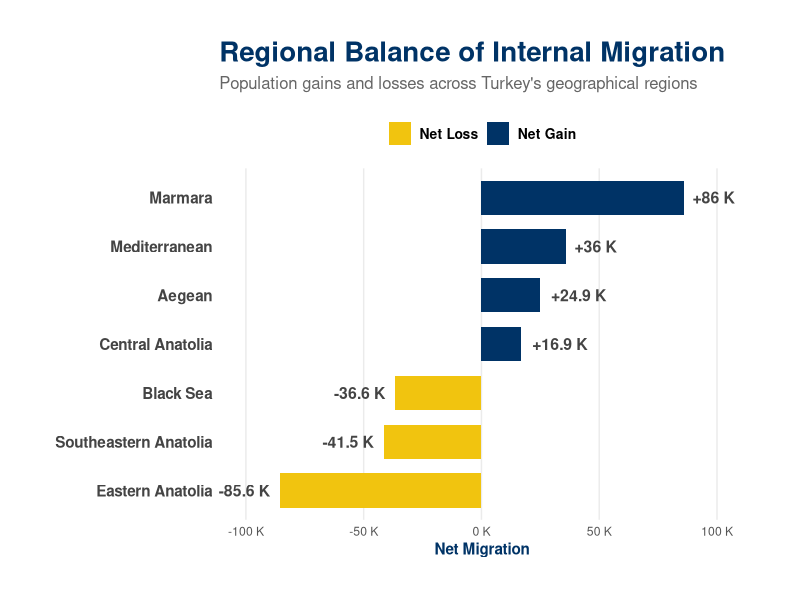
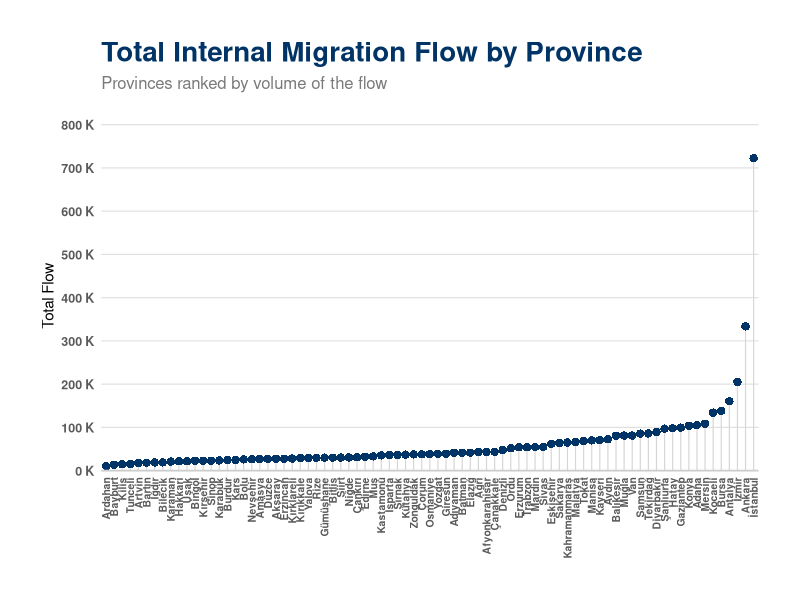

Generate these figures, in order, with R: (Note: this script raises an error after producing the figures.)
## ---- chunk 1
#| echo: FALSE
#| warning: FALSE
#| message: FALSE

library(tidyverse)
library(readr)

final_data_clean <- read_csv(
  "final_data_clean.csv",
  locale = locale(encoding = "UTF-8"),
  show_col_types = FALSE
)
## ---- chunk 2
#| echo: FALSE
#| warning: FALSE
#| message: FALSE
#| fig-width: 11
#| fig-height: 7
#| out-width: 100%

library(dplyr)
library(ggplot2)
library(stringi)
library(scales)

options(scipen = 999)

marmara <- c("istanbul","edirne","kirklareli","tekirdag","canakkale",
             "kocaeli","yalova","sakarya","bilecik","bursa","balikesir")

ege <- c("izmir","manisa","aydin","denizli","mugla",
         "afyonkarahisar","kutahya","usak")

akdeniz <- c("antalya","isparta","burdur","adana",
              "mersin","hatay","osmaniye","kahramanmaras")

ic_anadolu <- c("ankara","konya","karaman","aksaray","nigde",
                 "nevsehir","kirsehir","kirikkale","yozgat",
                 "kayseri","sivas","cankiri","eskisehir")

karadeniz <- c("artvin","rize","bayburt","trabzon","gumushane",
                "giresun","ordu","tokat","amasya","samsun",
                "sinop","corum","kastamonu","bartin",
                "karabuk","zonguldak","duzce","bolu")

dogu_anadolu <- c("erzurum","erzincan","kars","tunceli",
                   "bingol","elazig","malatya","hakkari",
                   "van","bitlis","mus","agri","igdir","ardahan")

guneydogu <- c("gaziantep","kilis","adiyaman","sanliurfa",
                "diyarbakir","mardin","batman","siirt","sirnak")

regional_data <- final_data_clean %>%
  
  mutate(
    city = stri_trans_general(il, "Latin-ASCII"),
    city = tolower(city)
  ) %>%
  
  mutate(
    region = case_when(
      city %in% marmara ~ "Marmara",
      city %in% ege ~ "Aegean",
      city %in% akdeniz ~ "Mediterranean",
      city %in% ic_anadolu ~ "Central Anatolia",
      city %in% karadeniz ~ "Black Sea",
      city %in% dogu_anadolu ~ "Eastern Anatolia",
      city %in% guneydogu ~ "Southeastern Anatolia",
      TRUE ~ "Other"
    )
  ) %>%
  
  filter(region != "Other") %>%
  
  group_by(region) %>%
  
  summarise(
    incoming = sum(gelen_sayi, na.rm = TRUE),
    outgoing = sum(giden_sayi, na.rm = TRUE),
    net_migration = incoming - outgoing,
    .groups = "drop"
  ) %>%
  
  arrange(desc(net_migration))

ggplot(
  regional_data,
  aes(
    x = reorder(region, net_migration),
    y = net_migration,
    fill = net_migration > 0
  )
) +
  
  geom_col(width = 0.7) +
  
  coord_flip() +
  
  geom_text(
    aes(
      label = paste0(
        ifelse(net_migration > 0, "+", ""),
        round(net_migration / 1000, 1),
        " K"
      )
    ),
    
    hjust = ifelse(regional_data$net_migration > 0, -0.2, 1.2),
    
    size = 4,
    
    fontface = "bold",
    
    color = "#444444"
  ) +
  
  scale_fill_manual(
    values = c(
      "TRUE" = "#003366",
      "FALSE" = "#f1c40f"
    ),
    
    labels = c(
      "FALSE" = "Net Loss",
      "TRUE" = "Net Gain"
    ),
    
    name = NULL
  ) +
  
  scale_y_continuous(
    labels = label_number(
      suffix = " K",
      scale = 1e-3
    ),
    
    expand = expansion(mult = c(0.15, 0.15))
  ) +
  
  labs(
    title = "Regional Balance of Internal Migration",
    
    subtitle = "Population gains and losses across Turkey's geographical regions",
    
    x = NULL,
    
    y = "Net Migration"
  ) +
  
  theme_minimal(base_family = "sans") +
  
  theme(
    
    plot.title = element_text(
      face = "bold",
      size = 20,
      color = "#003366"
    ),
    
    plot.subtitle = element_text(
      size = 12,
      color = "#666666",
      margin = margin(b = 15)
    ),
    
    axis.text.y = element_text(
      size = 11,
      face = "bold",
      color = "#444444"
    ),
    
    axis.text.x = element_text(
      color = "#555555"
    ),
    
    axis.title = element_text(
      face = "bold",
      color = "#003366"
    ),
    
    panel.grid.major.y = element_blank(),
    
    panel.grid.minor = element_blank(),
    
    legend.position = "top",
    
    legend.text = element_text(
      size = 10,
      face = "bold"
    ),
    
    plot.margin = margin(
      30,
      40,
      30,
      40
    )
  )
## ---- chunk 3
#| echo: TRUE
install.packages(c("dplyr", "ggplot2", "scales"))

library(dplyr)
library(ggplot2)
library(scales)

options(scipen = 999)

il_akis_sirali <- final_data_clean %>%
  group_by(il) %>%
  summarise(
    total_flow = sum(gelen_sayi, na.rm = TRUE) + sum(giden_sayi, na.rm = TRUE)
  ) %>%
  ungroup() %>%
  arrange(total_flow)

ggplot(il_akis_sirali, aes(x = reorder(il, total_flow), y = total_flow)) +
  geom_segment(aes(x = reorder(il, total_flow), xend = il, y = 0, yend = total_flow), 
               color = "#d6d6d6", size = 0.4) +
  geom_point(color = "#003366", 
             size = 2.5, 
             shape = 16, 
             alpha = 1) +
  scale_y_continuous(
    labels = label_number(suffix = " K", scale = 1e-3),
    breaks = seq(0, max(il_akis_sirali$total_flow) + 100000, by = 100000),
    expand = expansion(mult = c(0, 0.12))
  ) +
  theme_minimal(base_family = "sans") +
  labs(
    title = "Total Internal Migration Flow by Province",
    subtitle = "Provinces ranked by volume of the flow",
    x = NULL, 
    y = "Total Flow"
  ) +
  theme(
    plot.background = element_rect(fill = "white", color = NA),
    panel.background = element_rect(fill = "white", color = NA),
    axis.text.x = element_text(angle = 90, vjust = 0.5, hjust = 1, size = 7.5, 
                               color = "#5a5a5a", face = "bold"),
    axis.text.y = element_text(size = 9, color = "#5a5a5a", face = "bold"),
    panel.grid.major.y = element_line(color = "#e0e0e0", size = 0.4), 
    panel.grid.major.x = element_blank(),
    panel.grid.minor = element_blank(),
    plot.title = element_text(face = "bold", size = 20, color = "#003366", hjust = 0),
    plot.subtitle = element_text(size = 12, color = "#7a7a7a", margin = margin(b = 20), hjust = 0),
    axis.line.x = element_line(color = "#cccccc", size = 0.6),
    plot.margin = margin(30, 30, 30, 30)
  )
## ---- chunk 4
#| echo: FALSE
#| warning: FALSE
#| message: FALSE
#| fig-width: 12
#| fig-height: 8

library(dplyr)
library(ggplot2)
library(sf)
library(rnaturalearth)
library(stringr)
library(stringi)
library(scales)

options(scipen = 999)

il_ozet <- final_data_clean %>%
  mutate(
    clean_neden = tolower(stri_trans_general(neden, "Latin-ASCII")),
    
    standart_neden = case_when(
      str_detect(clean_neden, "egitim|education") ~ "Education",
      
      str_detect(clean_neden, "konut|yasam|housing|living") ~ "Better Living",
      
      str_detect(clean_neden, "memleket|geri donme|returning") ~ "Returning Home",
      
      str_detect(clean_neden, "bagimli|hane|household|family") ~ "Family Related",
      
      TRUE ~ "Other"
    )
  ) %>%
  
  group_by(il) %>%
  
  mutate(total_in_migration = sum(gelen_sayi, na.rm = TRUE)) %>%
  
  filter(gelen_sayi == max(gelen_sayi, na.rm = TRUE)) %>%
  
  slice(1) %>%
  
  select(
    il,
    top_reason = standart_neden,
    total_in_migration
  ) %>%
  
  ungroup()

clean_city_name <- function(x) {
  x %>%
    as.character() %>%
    stri_trans_general("Latin-ASCII") %>%
    tolower() %>%
    str_trim() %>%
    str_replace_all("ı", "i") %>%
    str_replace_all("^afyon$", "afyonkarahisar") %>%
    str_replace_all("^maras$", "kahramanmaras")
}

turkey_map <- ne_states(
  country = "Turkey",
  returnclass = "sf"
)

map_data <- turkey_map %>%
  
  mutate(match_name = clean_city_name(name)) %>%
  
  left_join(
    il_ozet %>%
      mutate(match_name = clean_city_name(il)),
    by = "match_name"
  )

map_points <- st_point_on_surface(map_data)

ggplot() +
  
  geom_sf(
    data = turkey_map,
    fill = "gray95",
    color = "gray70",
    linewidth = 0.25
  ) +
  
  geom_sf(
    data = map_points,
    aes(
      size = total_in_migration,
      color = top_reason
    ),
    alpha = 0.85
  ) +
  
  scale_size_area(
    max_size = 14,
    name = "Total In-Migration",
    labels = comma
  ) +
  
  scale_color_manual(
    values = c(
      "Education" = "#003366",
      "Better Living" = "#2ca25f",
      "Returning Home" = "#f1c40f",
      "Family Related" = "#5dade2",
      "Other" = "gray60"
    ),
    
    na.value = "gray70",
    
    name = "Top Reason for In-Migration"
  ) +
  
  labs(
  title = "Internal Migration Map of Turkey",
  subtitle = "Top reasons for in-migration and total in-migration    volumes by province"
  ) +
  
  theme_void() +
  
  theme(
    plot.title = element_text(
      face = "bold",
      size = 20,
      color = "#003366",
      hjust = 0.5
    ),
    
    plot.subtitle = element_text(
      size = 12,
      color = "#555555",
      hjust = 0.5,
      margin = margin(b = 15)
    ),
    
    legend.position = "bottom",
    
    legend.box = "vertical",
    
    legend.title = element_text(
      face = "bold",
      size = 10
    ),
    
    legend.text = element_text(size = 9),
    
    plot.margin = margin(10, 10, 10, 10)
  ) +
  
  guides(
    color = guide_legend(
      ncol = 3,
      title.position = "top"
    ),
    
    size = guide_legend(
      title.position = "top"
    )
  )
## ---- chunk 5
#| echo: FALSE
#| warning: FALSE
#| message: FALSE
#| fig-width: 12
#| fig-height: 8

library(dplyr)
library(ggplot2)
library(sf)
library(rnaturalearth)
library(stringr)
library(stringi)
library(scales)

options(scipen = 999)

il_ozet_out <- final_data_clean %>%
  
  mutate(
    clean_neden = tolower(stri_trans_general(neden, "Latin-ASCII")),
    
    standart_neden = case_when(
      str_detect(clean_neden, "egitim|education") ~ "Education",
      
      str_detect(clean_neden, "konut|yasam|housing|living") ~ "Better Living",
      
      str_detect(clean_neden, "memleket|geri donme|returning") ~ "Returning Home",
      
      str_detect(clean_neden, "bagimli|hane|household|family") ~ "Family Related",
      
      TRUE ~ "Other"
    )
  ) %>%
  
  group_by(il) %>%
  
  mutate(total_out_migration = sum(giden_sayi, na.rm = TRUE)) %>%
  
  filter(giden_sayi == max(giden_sayi, na.rm = TRUE)) %>%
  
  slice(1) %>%
  
  select(
    il,
    top_reason = standart_neden,
    total_out_migration
  ) %>%
  
  ungroup()

clean_city_name <- function(x) {
  x %>%
    as.character() %>%
    stri_trans_general("Latin-ASCII") %>%
    tolower() %>%
    str_trim() %>%
    str_replace_all("ı", "i") %>%
    str_replace_all("^afyon$", "afyonkarahisar") %>%
    str_replace_all("^maras$", "kahramanmaras")
}

turkey_map <- ne_states(
  country = "Turkey",
  returnclass = "sf"
)

map_data_out <- turkey_map %>%
  
  mutate(match_name = clean_city_name(name)) %>%
  
  left_join(
    il_ozet_out %>%
      mutate(match_name = clean_city_name(il)),
    by = "match_name"
  )

map_points_out <- st_point_on_surface(map_data_out)

ggplot() +
  
  geom_sf(
    data = turkey_map,
    fill = "gray95",
    color = "gray70",
    linewidth = 0.25
  ) +
  
  geom_sf(
    data = map_points_out,
    aes(
      size = total_out_migration,
      color = top_reason
    ),
    alpha = 0.85
  ) +
  
  scale_size_area(
    max_size = 14,
    name = "Total Out-Migration",
    labels = comma
  ) +
  
  scale_color_manual(
    values = c(
      "Education" = "#003366",
      "Better Living" = "#2ca25f",
      "Returning Home" = "#f1c40f",
      "Family Related" = "#5dade2",
      "Other" = "gray60"
    ),
    
    na.value = "gray70",
    
    name = "Top Reason for Out-Migration"
  ) +
  
  labs(
    title = "Out-Migration Map of Turkey",
    
    subtitle = "Top reasons for out-migration and total out-migration volumes by province"
  ) +
  
  theme_void() +
  
  theme(
    plot.title = element_text(
      face = "bold",
      size = 20,
      color = "#003366",
      hjust = 0.5
    ),
    
    plot.subtitle = element_text(
      size = 12,
      color = "#555555",
      hjust = 0.5,
      margin = margin(b = 15)
    ),
    
    legend.position = "bottom",
    
    legend.box = "vertical",
    
    legend.title = element_text(
      face = "bold",
      size = 10
    ),
    
    legend.text = element_text(size = 9),
    
    plot.margin = margin(10, 10, 10, 10)
  ) +
  
  guides(
    color = guide_legend(
      ncol = 3,
      title.position = "top"
    ),
    
    size = guide_legend(
      title.position = "top"
    )
  )
## ---- chunk 6
#| echo: FALSE
#| warning: FALSE
#| message: FALSE
#| fig-width: 13
#| fig-height: 8
#| out-width: 100%

library(dplyr)
library(ggplot2)
library(scales)

options(scipen = 999)

pareto_plot_data <- final_data_clean %>%
  
  group_by(il) %>%
  
  summarise(
    total_flow =
      sum(gelen_sayi, na.rm = TRUE) +
      sum(giden_sayi, na.rm = TRUE),
    
    .groups = "drop"
  ) %>%
  
  arrange(desc(total_flow)) %>%
  
  mutate(
    cumulative_percent =
      cumsum(total_flow) /
      sum(total_flow) * 100,
    
    il = factor(il, levels = il)
  )

ggplot(
  pareto_plot_data,
  aes(x = il, y = total_flow)
) +
  
  geom_col(
    fill = "#003366",
    alpha = 0.95
  ) +
  
  geom_line(
    aes(
      y = cumulative_percent *
        max(total_flow) / 100,
      
      group = 1
    ),
    
    color = "#f1c40f",
    linewidth = 1.2
  ) +
  
  geom_point(
    aes(
      y = cumulative_percent *
        max(total_flow) / 100
    ),
    
    color = "#f1c40f",
    size = 2
  ) +
  
  scale_y_continuous(
    
    name = "Total Migration Flow",
    
    labels = label_number(
      suffix = " K",
      scale = 1e-3
    ),
    
    sec.axis = sec_axis(
      ~ . * 100 / max(pareto_plot_data$total_flow),
      
      name = "Cumulative Percentage (%)",
      
      labels = function(x)
        paste0(round(x), "%")
    ),
    
    expand = expansion(mult = c(0, 0.05))
  ) +
  
  labs(
    title = "Pareto Analysis of Migration Flow",
    
    subtitle = "Provinces ranked by total incoming and outgoing migration volume",
    
    x = "Provinces"
  ) +
  
  theme_minimal(base_family = "sans") +
  
  theme(
    
    plot.background = element_rect(
      fill = "white",
      color = NA
    ),
    
    panel.background = element_rect(
      fill = "white",
      color = NA
    ),
    
    plot.title = element_text(
      face = "bold",
      size = 20,
      color = "#003366"
    ),
    
    plot.subtitle = element_text(
      size = 12,
      color = "#666666",
      margin = margin(b = 15)
    ),
    
    axis.text.x = element_text(
      angle = 90,
      vjust = 0.5,
      hjust = 1,
      size = 7,
      color = "#555555"
    ),
    
    axis.text.y = element_text(
      color = "#555555"
    ),
    
    axis.title = element_text(
      face = "bold",
      color = "#003366"
    ),
    
    panel.grid.minor = element_blank(),
    
    panel.grid.major.x = element_blank(),
    
    panel.grid.major.y = element_line(
      color = "#f0f0f0"
    ),
    
    plot.margin = margin(
      25,
      25,
      25,
      25
    )
  )
